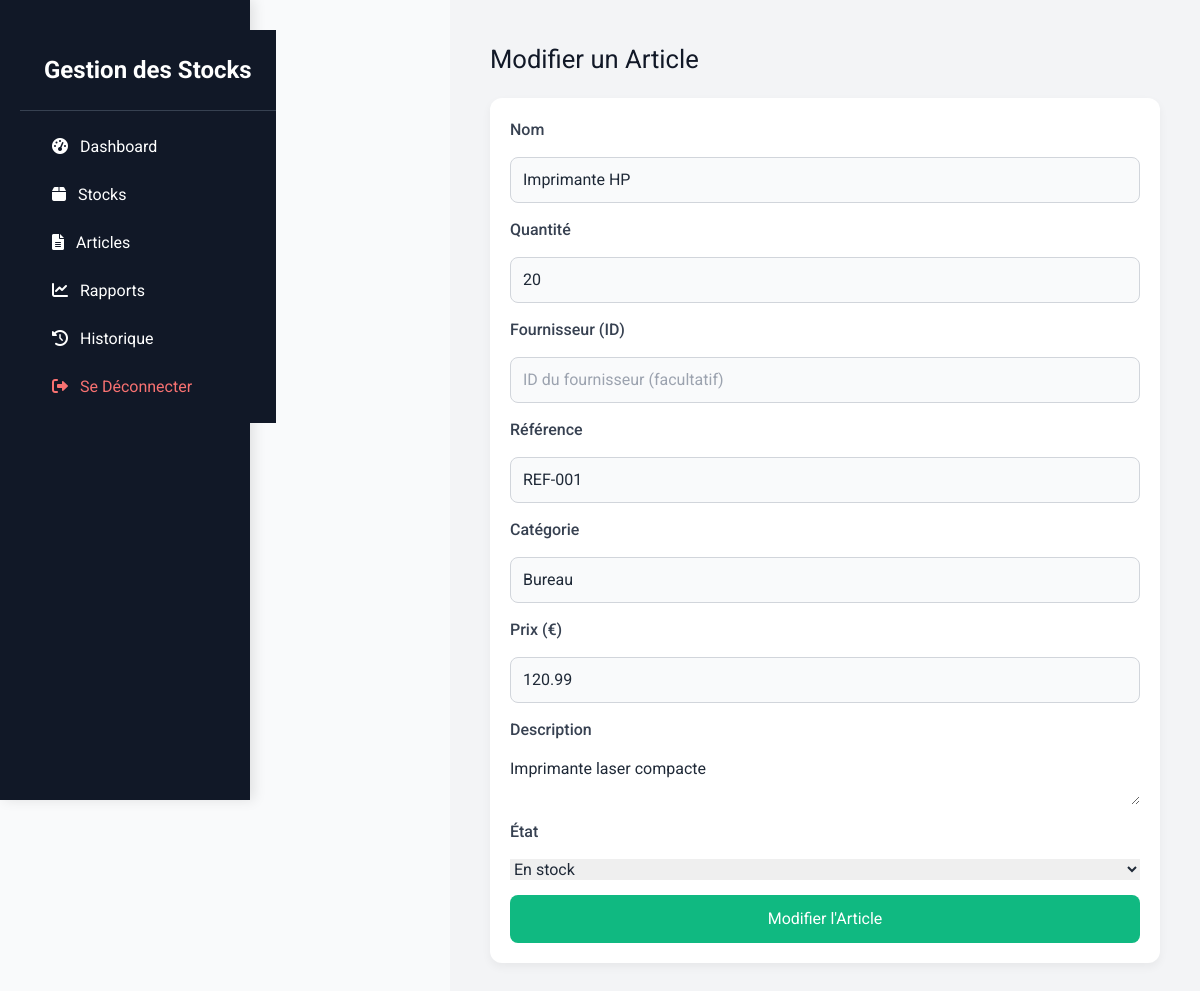
The page /updatearticleview/1/ (signed in) on the database its author committed.
### article/models.py (models this page shows, shortened)
class Article(models.Model):
    id = models.AutoField(primary_key=True)
    nom = models.CharField(max_length=100)
    references = models.CharField(max_length=50, null=True, blank=True)
    categorie = models.CharField(max_length=50, null=True, blank=True)
    prix = models.DecimalField(decimal_places=2, max_digits=10, null=True, blank=True)
    quantite = models.IntegerField(default=0)
    description = models.TextField(null=True, blank=True)  # Description détaillée de l'article
    date_ajout = models.DateField(default=date.today)
    class Etat(models.TextChoices):
        EN_STOCK = "en_stock", "En stock"
        HORS_STOCK = "hors_stock", "Hors stock"
    etat = models.CharField(max_length=15, choices=Etat.choices, default=Etat.HORS_STOCK)
    class Meta:
        verbose_name = 'Article'
        verbose_name_plural = 'Articles'

### pages/views.py (the view)
# urls.py: path('updatearticleview/<int:article_id>/', update_article_view, name='update_article_view'),  # Update (View)
@never_cache
@login_required(login_url='/loginpage/')
def update_article_view(request, article_id):
    if not request.user.is_authenticated:
        return redirect('/loginpage/')
    article = get_object_or_404(Article, pk=article_id)
    response = render(request, 'article_form.html', {'article': article})
    return disable_cache(response)

### pages/views.py (called while the page is built)
def disable_cache(response):
    response['Cache-Control'] = 'no-cache, no-store, must-revalidate'
    response['Pragma'] = 'no-cache'
    response['Expires'] = '0'
    return response

### templates/article_form.html (shortened to what this page needs)
<!DOCTYPE html>
<html lang="fr">
<head>
    <link href="https://cdn.jsdelivr.net/npm/tailwindcss@2.2.19/dist/tailwind.min.css" rel="stylesheet"/>
    <link href="https://cdnjs.cloudflare.com/ajax/libs/font-awesome/6.0.0-beta3/css/all.min.css" rel="stylesheet"/>
</head>
<body>
    <div class="dashboard">
        <div class="sidebar">
            <aside class="w-64 bg-gray-900 text-white flex flex-col">
      <div class="p-6 text-2xl font-bold border-b border-gray-700">
        <a href="{% url 'get_stocks' %}" class="hover:text-blue-400 transition">Gestion des Stocks</a>
      </div>
      <nav class="flex-1 p-4 space-y-2">
        <a href="{% url 'dashboard_view' %}" class="block px-4 py-2 rounded hover:bg-gray-800"><i class="fas fa-tachometer-alt mr-2"></i> Dashboard</a>
        <a href="{% url 'get_stocks' %}" class="block px-4 py-2 rounded hover:bg-gray-800"><i class="fas fa-box mr-2"></i> Stocks</a>
        <a href="{% url 'get_articles' %}" class="block px-4 py-2 rounded hover:bg-gray-800"><i class="fas fa-file-alt mr-2"></i> Articles</a>
        <a href="{% url 'get_rapports' %}" class="block px-4 py-2 rounded hover:bg-gray-800"><i class="fas fa-chart-line mr-2"></i> Rapports</a>
        <a href="{% url 'gethistorique_view' %}" class="block px-4 py-2 rounded hover:bg-gray-800"><i class="fas fa-history mr-2"></i> Historique</a>
        <a href="{% url 'logout_view' %}" class="block px-4 py-2 rounded hover:bg-red-700 text-red-400"><i class="fas fa-sign-out-alt mr-2"></i> Se Déconnecter</a>
      </nav>
    </aside>
        </div>
        <div class="content">
            <div class="article-form">
                <h2>{% if article %}Modifier{% else %}Ajouter{% endif %} un Article</h2>
                <form method="POST" action="{% if article %}{% url 'update_article' article.id %}{% else %}{% url 'create_article' %}{% endif %}">
                    <label for="nom">Nom</label>
                    <input type="text" id="nom" name="nom" value="{% if article %}{{ article.nom }}{% endif %}" required>
                    <label for="quantite">Quantité</label>
                    <input type="number" id="quantite" name="quantite" value="{% if article %}{{ article.quantite }}{% endif %}" required>
                    <label for="fournisseur">Fournisseur (ID)</label>
                    <input type="number" id="fournisseur" name="fournisseur" value="{% if article and article.fournisseur %}{{ article.fournisseur.id }}{% endif %}" placeholder="ID du fournisseur (facultatif)">
                    <label for="references">Référence</label>
                    <input type="text" id="references" name="references" value="{% if article %}{{ article.references }}{% endif %}" placeholder="Référence de l'article (facultatif)">
                    <label for="categorie">Catégorie</label>
                    <input type="text" id="categorie" name="categorie" value="{% if article %}{{ article.categorie }}{% endif %}" placeholder="Catégorie de l'article (facultatif)">
                    <label for="prix">Prix (€)</label>
                    <input type="number" id="prix" name="prix" step="0.01" value="{% if article %}{{ article.prix }}{% endif %}" placeholder="Prix de l'article (facultatif)">
                    <label for="description">Description</label>
                    <textarea id="description" name="description" placeholder="Description détaillée de l'article (facultatif)">{% if article %}{{ article.description }}{% endif %}</textarea>
                    <label for="etat">État</label>
                    <select id="etat" name="etat">
                        <option value="en_stock" {% if article and article.etat == 'en_stock' %}selected{% endif %}>En stock</option>
                    </select>
                    <button type="submit">{% if article %}Modifier{% else %}Ajouter{% endif %} l'Article</button>
                </form>
            </div>
        </div>
    </div>
    </body>
</html>

### templates/article_form.html (style rules this page uses)
body { font-family: "Roboto", sans-serif; margin: 0; padding: 0; background: #f9fafb; color: #1f2937; display: flex; min-height: 100vh; }
.dashboard { display: flex; width: 100%; }
.sidebar { width: 250px; height: 100vh; background: #111827; padding: 30px 20px; display: flex; flex-direction: column; position: fixed; left: 0; top: 0; box-shadow: 4px 0 12px rgba(0, 0, 0, 0.1); }
.content { margin-left: 450px; padding: 40px; width: 100%; background: #f3f4f6; }
.content h2 { font-size: 2em; margin-bottom: 30px; color: #111827; }
.article-form form { background: #ffffff; padding: 20px; border-radius: 12px; box-shadow: 0 4px 10px rgba(0, 0, 0, 0.05); display: flex; flex-direction: column; gap: 15px; max-width: 800px; }
.article-form h2 { font-size: 1.6em; margin-bottom: 20px; color: #111827; }
.article-form label { font-weight: 500; color: #374151; }
.article-form input { padding: 10px 12px; border: 1px solid #d1d5db; border-radius: 8px; font-size: 1em; background: #f9fafb; color: #1f2937; }
.article-form button { background: #10b981; color: white; border: none; padding: 12px; border-radius: 8px; font-size: 1em; cursor: pointer; transition: 0.3s; }

### rows shown on the page
Article: nom "Imprimante HP", quantite "20", references "REF-001", categorie "Bureau", prix "120.99", description "Imprimante laser compacte", etat "En stock"
